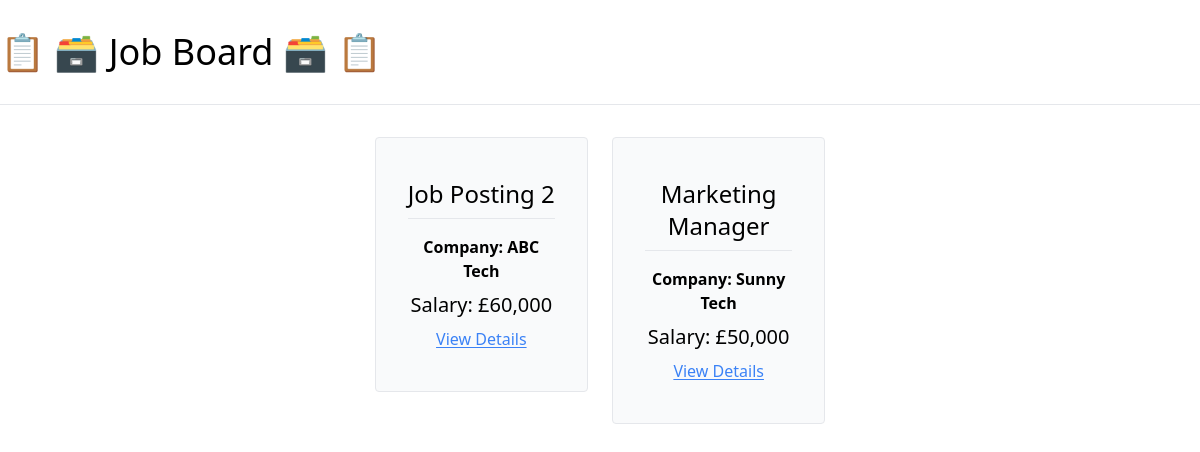
Before: / with the older database file.
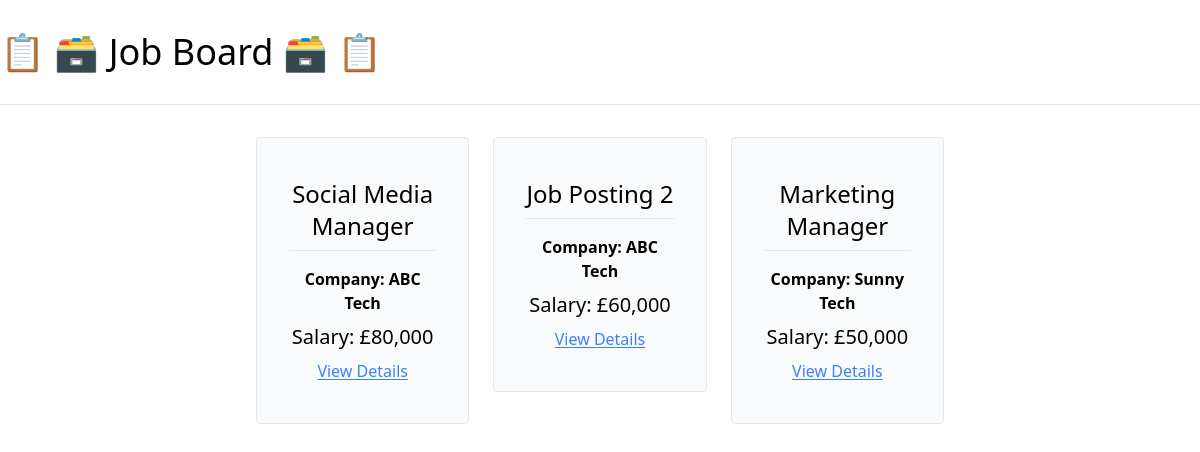
After: the same page with the newer database file.
### job_board/models.py (models this page shows, shortened)
class JobPosting(models.Model):
    title = models.CharField(max_length=100)
    description = models.TextField()
    company = models.CharField(max_length=100)
    salary = models.IntegerField()
    is_active = models.BooleanField(default=False)

### job_board/views.py (the view)
# urls.py: path('', index, name="home"),
def index(request):
    active_postings = JobPosting.objects.filter(is_active=True)
    context = {
        'job_postings': active_postings
    }
    return render(request, 'job_board/index.html', context)

### job_board/templates/job_board/index.html
{% extends "job_board/_base.html" %}
{% load humanize %}
{% block content %}
    <div class="flex justify-center w-10/12 mx-auto flex-wrap gap-6">
        {% for posting in job_postings %}
            <a class="w-1/4 text-center" href="{% url "job-detail" posting.pk %}">
                <div class="border rounded px-8 py-10 bg-gray-50 hover:bg-gray-100 hover:cursor-pointer">
                    <p class="text-2xl pb-2">{{ posting.title }}</p>
                    <hr class="py-2">
                    <p class="font-semibold pb-2">Company: {{ posting.company }}</p>
                    <p class="text-xl pb-2">Salary: £{{ posting.salary|intcomma }}</p>
                    <p class="underline underline-offset-2 text-blue-500 hover:text-blue-400">View Details</p>
                </div>
            </a>
        {% endfor %}
    </div>
{% endblock content %}

### job_board/templates/job_board/_base.html (shortened to what this page needs)
<!DOCTYPE html>
<html lang="en">
<head>
    <script src="https://cdn.tailwindcss.com"></script>
</head>
<body>
    <div class="mb-8">
        <h1 class="text-4xl py-8 pl=8">
            <a href="{% url 'home' %}">
                📋 🗃️ Job Board 🗃️ 📋
            </a>
        </h1>
        <hr>
    </div>
    <div class="container mx-auto mb-8">
        {% block content %}
        {% endblock content %}
    </div>
</body>
</html>

Changed rows visible on the page:
now on this page (row edited): JobPosting: title "Social Media Manager", company "ABC Tech", salary "80,000"
